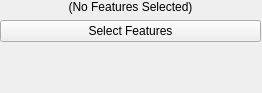
<?xml version="1.0" encoding="UTF-8"?>
<ui version="4.0">
 <class>Form</class>
 <widget class="QWidget" name="Form">
  <property name="geometry">
   <rect>
    <x>0</x>
    <y>0</y>
    <width>262</width>
    <height>93</height>
   </rect>
  </property>
  <property name="windowTitle">
   <string>Form</string>
  </property>
  <widget class="QWidget" name="verticalLayoutWidget">
   <property name="geometry">
    <rect>
     <x>0</x>
     <y>0</y>
     <width>261</width>
     <height>91</height>
    </rect>
   </property>
   <layout class="QVBoxLayout" name="verticalLayout">
    <item>
     <widget class="QLabel" name="caption">
      <property name="text">
       <string>(No Features Selected)</string>
      </property>
      <property name="alignment">
       <set>Qt::AlignCenter</set>
      </property>
     </widget>
    </item>
    <item>
     <widget class="QPushButton" name="SelectFeaturesButton">
      <property name="sizePolicy">
       <sizepolicy hsizetype="Minimum" vsizetype="Fixed">
        <horstretch>0</horstretch>
        <verstretch>0</verstretch>
       </sizepolicy>
      </property>
      <property name="text">
       <string>Select Features</string>
      </property>
     </widget>
    </item>
    <item>
     <spacer name="verticalSpacer">
      <property name="orientation">
       <enum>Qt::Vertical</enum>
      </property>
      <property name="sizeHint" stdset="0">
       <size>
        <width>20</width>
        <height>40</height>
       </size>
      </property>
     </spacer>
    </item>
   </layout>
  </widget>
 </widget>
 <resources/>
 <connections/>
</ui>
